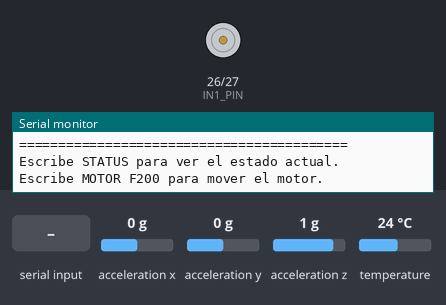
Bench run of a sketch on a simulated ESP32. Shown: motor-driver pin pairs drawn as motors (green arrow = first pin HIGH = forward, orange = second pin HIGH = backward, longer = more drive, scaled by the enable pin), the last lines printed to the serial monitor. Wiring (inferred from the names in the program): MPU-6050 motion sensor at I2C address 0x68. The inputs (shaded band) are chosen by the test bench; at power-on: temperature 24 °C, acceleration x 0 g, acceleration y 0 g, acceleration z 1 g.

Above: at 1.3 s.
1.4 s: "MOTOR F\n" received over Serial
2.9 s: "MOTOR B\n" received over Serial
4.4 s: "AUTO ON\n" received over Serial
At 5.2 s:
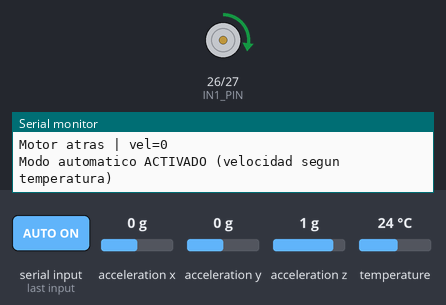
6.0 s: temperature set to 28 °C
At 6.9 s:
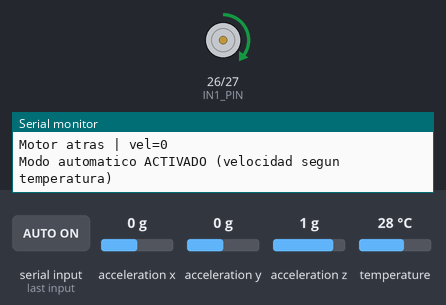
7.5 s: temperature set to 33 °C
At 8.6 s:
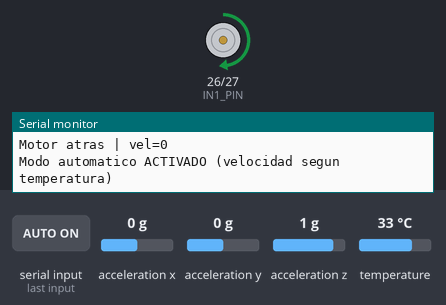
9.0 s: "MOTOR B90\n" received over Serial
At 10.4 s:
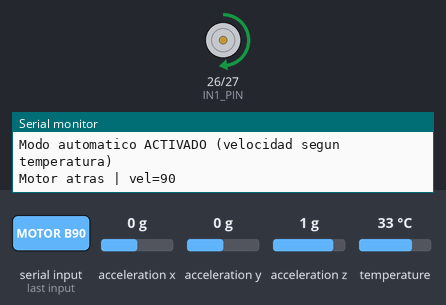
Timing chart, 0 to 11.6 s (numbered marks = the images above; inputs shaded):
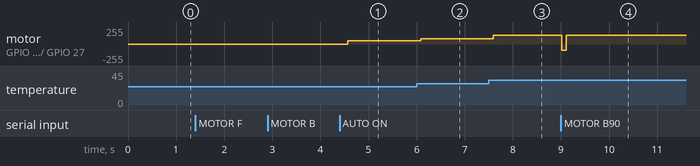

The sketch:

sistema_uart_i2c_pwm_esp32.ino
```cpp
// Práctica: Sistema Integrado — UART + I2C + PWM — ESP32
// Objetivo: Demostrar la integración de tres protocolos en un mismo sistema.
//
// Funcionalidades:
//   1. UART  — Recibir comandos desde Monitor Serial
//   2. I2C   — Leer temperatura del MPU6050 (o sin sensor: leer voltaje interno)
//   3. PWM   — Controlar velocidad de un motor DC o brillo de un LED
//
// Conexiones:
//   MPU6050 SDA  -> GPIO 21
//   MPU6050 SCL  -> GPIO 22
//   MPU6050 VCC  -> 3.3V
//   MPU6050 GND  -> GND
//   LED/Motor ENA -> GPIO 14 (PWM)
//   L298N IN1    -> GPIO 26
//   L298N IN2    -> GPIO 27
//
// Comandos UART disponibles:
//   STATUS         — Muestra todos los valores actuales
//   MOTOR F<vel>   — Motor adelante (vel 0-255)
//   MOTOR B<vel>   — Motor atrás
//   MOTOR S        — Motor parar
//   LED <brillo>   — Brillo del LED (0-255)
//   AUTO ON/OFF    — Activa/desactiva modo automático (velocidad según temperatura)

#include <Wire.h>

// --- Pines ---
const int MPU_ADDR   = 0x68;
const int ENA_PIN    = 14;   // PWM motor o LED
const int IN1_PIN    = 26;
const int IN2_PIN    = 27;
const int LEDC_CANAL = 0;

// --- Estado del sistema ---
float temperatura    = 0;
float accel_z        = 0;
int   velocidad_pwm  = 0;
bool  modo_auto      = false;
String direccion_motor = "PARADO";

// --- Inicialización MPU6050 ---
void iniciarMPU6050() {
  Wire.beginTransmission(MPU_ADDR);
  Wire.write(0x6B);
  Wire.write(0x00);  // Despertar
  Wire.endTransmission();
  delay(100);
}

// --- Leer temperatura del MPU6050 ---
float leerTemperatura() {
  Wire.beginTransmission(MPU_ADDR);
  Wire.write(0x41);  // REG TEMP_OUT_H
  Wire.endTransmission(false);
  Wire.requestFrom(MPU_ADDR, 2, true);
  int16_t raw = (Wire.read() << 8) | Wire.read();
  return (raw / 340.0) + 36.53;
}

// --- Leer aceleración Z ---
float leerAccelZ() {
  Wire.beginTransmission(MPU_ADDR);
  Wire.write(0x3F);  // REG ACCEL_ZOUT_H
  Wire.endTransmission(false);
  Wire.requestFrom(MPU_ADDR, 2, true);
  int16_t raw = (Wire.read() << 8) | Wire.read();
  return raw / 16384.0;
}

// --- Control motor ---
void motorAdelante(int vel) {
  vel = constrain(vel, 0, 255);
  digitalWrite(IN1_PIN, HIGH);
  digitalWrite(IN2_PIN, LOW);
  ledcWrite(LEDC_CANAL, vel);
  velocidad_pwm = vel;
  direccion_motor = "ADELANTE";
}

void motorAtras(int vel) {
  vel = constrain(vel, 0, 255);
  digitalWrite(IN1_PIN, LOW);
  digitalWrite(IN2_PIN, HIGH);
  ledcWrite(LEDC_CANAL, vel);
  velocidad_pwm = vel;
  direccion_motor = "ATRAS";
}

void motorParar() {
  digitalWrite(IN1_PIN, LOW);
  digitalWrite(IN2_PIN, LOW);
  ledcWrite(LEDC_CANAL, 0);
  velocidad_pwm = 0;
  direccion_motor = "PARADO";
}

// --- Mostrar estado completo ---
void mostrarStatus() {
  Serial.println("==========================================");
  Serial.println("        ESTADO DEL SISTEMA ESP32         ");
  Serial.println("==========================================");
  Serial.print("  Temperatura (MPU6050): "); Serial.print(temperatura, 1); Serial.println(" C");
  Serial.print("  Aceleracion Z:         "); Serial.print(accel_z, 3); Serial.println(" g");
  Serial.print("  Motor:                 "); Serial.println(direccion_motor);
  Serial.print("  Velocidad PWM:         "); Serial.print(velocidad_pwm); Serial.println("/255");
  Serial.print("  Modo automatico:       "); Serial.println(modo_auto ? "ON" : "OFF");
  Serial.println("==========================================");
}

// --- Procesar comandos UART ---
void procesarComando(String cmd) {
  cmd.trim();
  cmd.toUpperCase();

  if (cmd == "STATUS") {
    mostrarStatus();
  }
  else if (cmd.startsWith("MOTOR F")) {
    int vel = cmd.substring(7).toInt();
    motorAdelante(vel);
    Serial.print("Motor adelante | vel="); Serial.println(vel);
  }
  else if (cmd.startsWith("MOTOR B")) {
    int vel = cmd.substring(7).toInt();
    motorAtras(vel);
    Serial.print("Motor atras | vel="); Serial.println(vel);
  }
  else if (cmd == "MOTOR S") {
    motorParar();
    Serial.println("Motor detenido");
  }
  else if (cmd.startsWith("LED ")) {
    int brillo = cmd.substring(4).toInt();
    brillo = constrain(brillo, 0, 255);
    ledcWrite(LEDC_CANAL, brillo);
    velocidad_pwm = brillo;
    Serial.print("LED brillo="); Serial.println(brillo);
  }
  else if (cmd == "AUTO ON") {
    modo_auto = true;
    Serial.println("Modo automatico ACTIVADO (velocidad segun temperatura)");
  }
  else if (cmd == "AUTO OFF") {
    modo_auto = false;
    motorParar();
    Serial.println("Modo automatico DESACTIVADO");
  }
  else {
    Serial.println("Comandos: STATUS | MOTOR F<vel> | MOTOR B<vel> | MOTOR S | LED <val> | AUTO ON/OFF");
  }
}

void setup() {
  Serial.begin(115200);
  Wire.begin(21, 22);

  pinMode(IN1_PIN, OUTPUT);
  pinMode(IN2_PIN, OUTPUT);

  ledcSetup(LEDC_CANAL, 1000, 8);
  ledcAttachPin(ENA_PIN, LEDC_CANAL);

  iniciarMPU6050();
  motorParar();

  Serial.println("==========================================");
  Serial.println("  Sistema Integrado UART + I2C + PWM     ");
  Serial.println("  Plataforma: ESP32                      ");
  Serial.println("==========================================");
  Serial.println("Escribe STATUS para ver el estado actual.");
  Serial.println("Escribe MOTOR F200 para mover el motor.");
}

void loop() {
  // Leer sensores I2C
  temperatura = leerTemperatura();
  accel_z     = leerAccelZ();

  // Modo automático: velocidad proporcional a la temperatura
  if (modo_auto) {
    // Mapear temperatura (25-40°C) a velocidad (50-200)
    int vel_auto = (int)map(constrain((int)temperatura, 25, 40), 25, 40, 50, 200);
    motorAdelante(vel_auto);
  }

  // Leer comandos UART
  if (Serial.available() > 0) {
    String cmd = Serial.readStringUntil('\n');
    procesarComando(cmd);
  }

  delay(100);
}
```

Measured:
- after the input at 4.4 s, motor on GPIO 26 (IN1_PIN) / GPIO 27 (IN2_PIN): stopped → forward 50/255 after 0.17 s
- after the input at 6.0 s, motor on GPIO 26 (IN1_PIN) / GPIO 27 (IN2_PIN): forward 50/255 → forward 80/255 after 0.08 s
- after the input at 7.5 s, motor on GPIO 26 (IN1_PIN) / GPIO 27 (IN2_PIN): forward 80/255 → forward 129/255 after 0.10 s
- after the input at 9.0 s, motor on GPIO 26 (IN1_PIN) / GPIO 27 (IN2_PIN): forward 129/255 → backward 90/255 at once, → forward 129/255 0.10 s later
